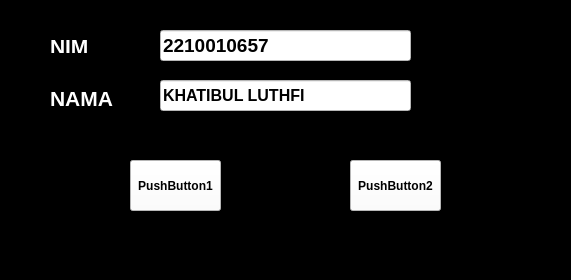
<?xml version="1.0" encoding="UTF-8"?>
<ui version="4.0">
 <class>MainWindow</class>
 <widget class="QMainWindow" name="MainWindow">
  <property name="geometry">
   <rect>
    <x>0</x>
    <y>0</y>
    <width>571</width>
    <height>280</height>
   </rect>
  </property>
  <property name="windowTitle">
   <string>MainWindow</string>
  </property>
  <property name="styleSheet">
   <string notr="true">background-color: rgb(0, 0, 0);</string>
  </property>
  <widget class="QWidget" name="centralwidget">
   <widget class="QLabel" name="label">
    <property name="geometry">
     <rect>
      <x>50</x>
      <y>40</y>
      <width>47</width>
      <height>13</height>
     </rect>
    </property>
    <property name="font">
     <font>
      <pointsize>16</pointsize>
      <weight>75</weight>
      <bold>true</bold>
     </font>
    </property>
    <property name="styleSheet">
     <string notr="true">color: rgb(255, 255, 255);</string>
    </property>
    <property name="text">
     <string>NIM</string>
    </property>
   </widget>
   <widget class="QLabel" name="label_2">
    <property name="geometry">
     <rect>
      <x>50</x>
      <y>90</y>
      <width>71</width>
      <height>16</height>
     </rect>
    </property>
    <property name="font">
     <font>
      <pointsize>16</pointsize>
      <weight>75</weight>
      <bold>true</bold>
     </font>
    </property>
    <property name="styleSheet">
     <string notr="true">color: rgb(255, 255, 255);</string>
    </property>
    <property name="text">
     <string>NAMA</string>
    </property>
   </widget>
   <widget class="QLineEdit" name="lineEdit">
    <property name="geometry">
     <rect>
      <x>160</x>
      <y>30</y>
      <width>251</width>
      <height>31</height>
     </rect>
    </property>
    <property name="font">
     <font>
      <pointsize>14</pointsize>
      <weight>75</weight>
      <bold>true</bold>
     </font>
    </property>
    <property name="styleSheet">
     <string notr="true">background-color: rgb(255, 255, 255);</string>
    </property>
    <property name="text">
     <string>2210010657</string>
    </property>
   </widget>
   <widget class="QLineEdit" name="lineEdit_2">
    <property name="geometry">
     <rect>
      <x>160</x>
      <y>80</y>
      <width>251</width>
      <height>31</height>
     </rect>
    </property>
    <property name="font">
     <font>
      <pointsize>12</pointsize>
      <weight>75</weight>
      <bold>true</bold>
     </font>
    </property>
    <property name="layoutDirection">
     <enum>Qt::LeftToRight</enum>
    </property>
    <property name="styleSheet">
     <string notr="true">background-color: rgb(255, 255, 255);</string>
    </property>
    <property name="text">
     <string>KHATIBUL LUTHFI</string>
    </property>
   </widget>
   <widget class="QPushButton" name="pushButton">
    <property name="geometry">
     <rect>
      <x>130</x>
      <y>160</y>
      <width>91</width>
      <height>51</height>
     </rect>
    </property>
    <property name="font">
     <font>
      <weight>75</weight>
      <bold>true</bold>
     </font>
    </property>
    <property name="layoutDirection">
     <enum>Qt::LeftToRight</enum>
    </property>
    <property name="autoFillBackground">
     <bool>false</bool>
    </property>
    <property name="styleSheet">
     <string notr="true">background-color: rgb(255, 255, 255);</string>
    </property>
    <property name="text">
     <string>PushButton1</string>
    </property>
    <property name="autoExclusive">
     <bool>false</bool>
    </property>
    <property name="autoDefault">
     <bool>false</bool>
    </property>
    <property name="default">
     <bool>false</bool>
    </property>
    <property name="flat">
     <bool>false</bool>
    </property>
   </widget>
   <widget class="QPushButton" name="pushButton_2">
    <property name="geometry">
     <rect>
      <x>350</x>
      <y>160</y>
      <width>91</width>
      <height>51</height>
     </rect>
    </property>
    <property name="font">
     <font>
      <weight>75</weight>
      <bold>true</bold>
     </font>
    </property>
    <property name="styleSheet">
     <string notr="true">background-color: rgb(255, 255, 255);</string>
    </property>
    <property name="text">
     <string>PushButton2</string>
    </property>
   </widget>
  </widget>
  <widget class="QMenuBar" name="menubar">
   <property name="geometry">
    <rect>
     <x>0</x>
     <y>0</y>
     <width>571</width>
     <height>21</height>
    </rect>
   </property>
  </widget>
  <widget class="QStatusBar" name="statusbar"/>
 </widget>
 <resources/>
 <connections/>
</ui>
